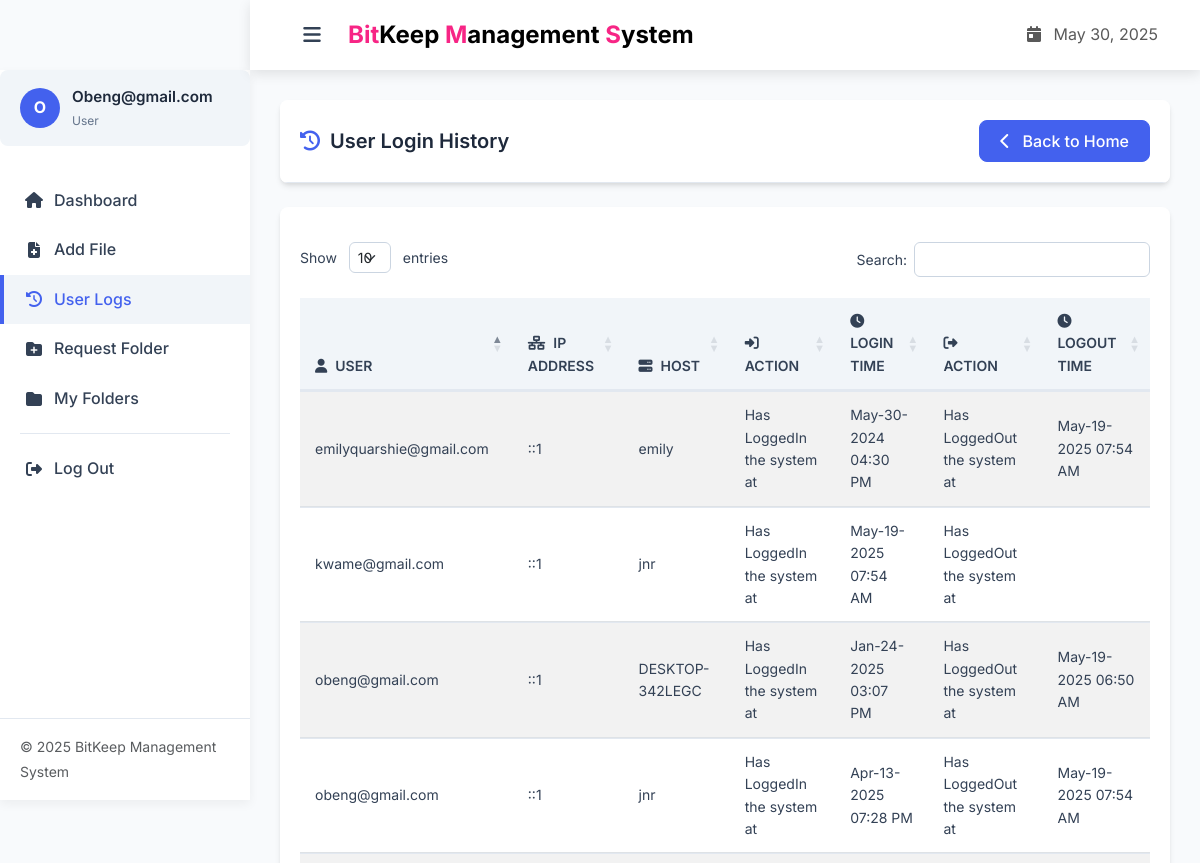
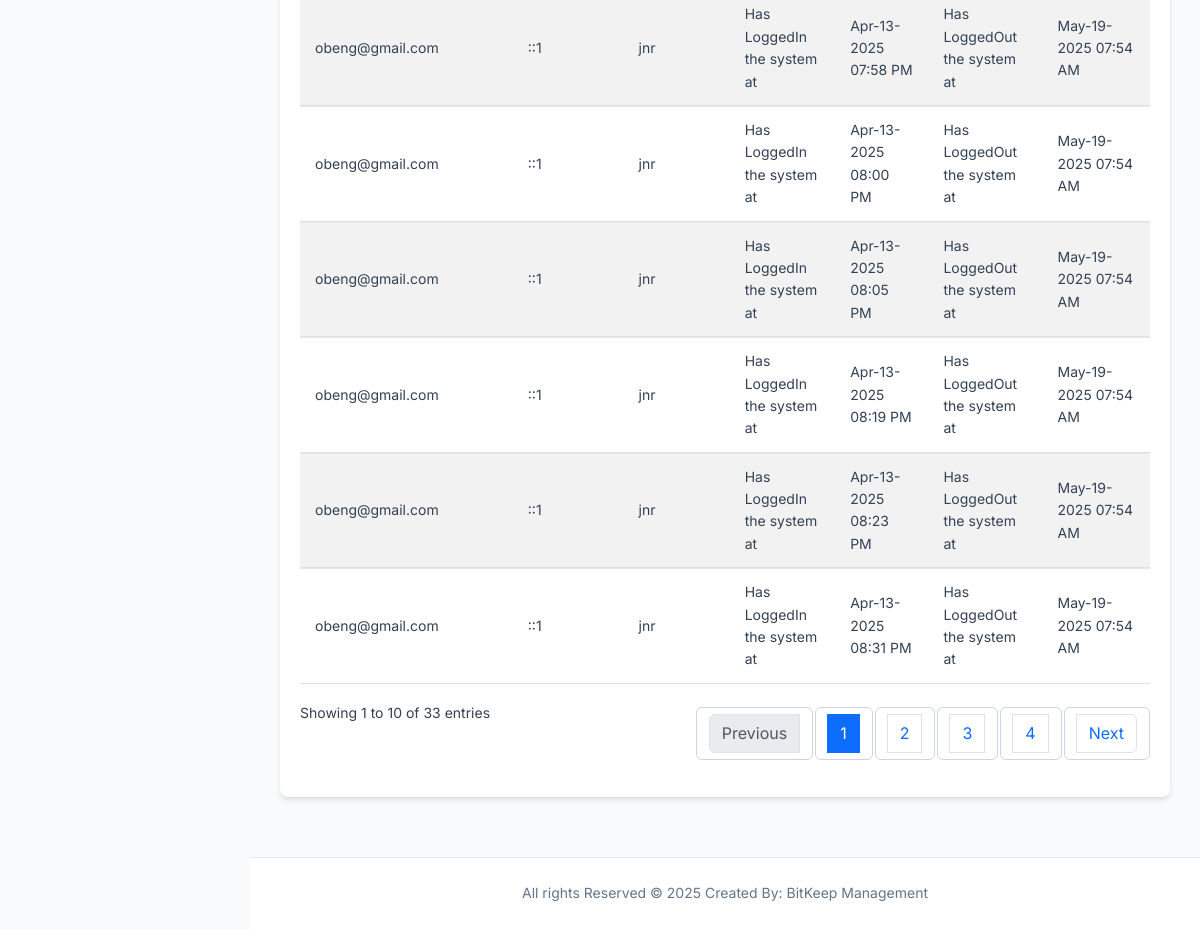
Page /private_user/history_log.php (signed in) on the committed database (2 pictures, top to bottom).
### tables this page shows
CREATE TABLE `history_log` (
  `log_id` int(11) NOT NULL,
  `id` int(11) NOT NULL,
  `email_address` text NOT NULL,
  `action` varchar(100) NOT NULL,
  `actions` varchar(200) NOT NULL DEFAULT 'Has LoggedOut the system at',
  `ip` text NOT NULL,
  `host` text NOT NULL,
  `login_time` varchar(200) NOT NULL,
  `logout_time` varchar(200) NOT NULL
);

### private_user/history_log.php (the view, shortened to what this page needs)
<?php
require_once("include/connection.php");
$id = mysqli_real_escape_string($conn,$_SESSION['email_address']);
$r = mysqli_query($conn,"SELECT * FROM login_user where id = '$id'") or die (mysqli_error($conn));
$row = mysqli_fetch_array($r);
$id=$row['email_address'];
$user_avatar = strtoupper(substr($id, 0, 1));
?>
<!DOCTYPE html>
<html lang="en">
<head>
  <link rel="stylesheet" href="https://cdnjs.cloudflare.com/ajax/libs/font-awesome/6.4.0/css/all.min.css">
  <link href="https://cdn.jsdelivr.net/npm/bootstrap@5.3.0/dist/css/bootstrap.min.css" rel="stylesheet">
  <link rel="stylesheet" type="text/css" href="https://cdn.datatables.net/1.13.6/css/dataTables.bootstrap5.min.css"/>
  <link rel="stylesheet" type="text/css" href="https://cdn.datatables.net/responsive/2.4.1/css/responsive.bootstrap5.min.css">
</head>
<body>
  <nav class="navbar navbar-expand-lg navbar-light">
    <div class="container-fluid">
      <button class="sidebar-toggle me-3" id="sidebarToggle">
        <i class="fas fa-bars"></i>
      </button>
      <span class="navbar-brand">
        <span class="highlight">Bit</span>Keep <span class="highlight">M</span>anagement <span class="highlight">S</span>ystem
      </span>
      <div class="d-flex ms-auto">
        <span class="navbar-text">
          <i class="fas fa-calendar-day me-2"></i> <?php echo date('F d, Y'); ?>
        </span>
      </div>
    </div>
  </nav>
  <div class="sidebar" id="sidebar">
    <div class="user-info">
      <div class="user-avatar">
        <?php echo $user_avatar; ?>
      </div>
      <div class="user-details">
        <div class="user-name"><?php echo ucwords(htmlentities($id)); ?></div>
        <div class="user-role">User</div>
      </div>
    </div>
    <div class="sidebar-menu">
      <a href="home.php" class="sidebar-item">
        <i class="fas fa-home"></i> Dashboard
      </a>
      <a href="add_file.php" class="sidebar-item">
        <i class="fas fa-file-medical"></i> Add File
      </a>
      <a href="history_log.php" class="sidebar-item active">
        <i class="fas fa-history"></i> User Logs
      </a>
      <a href="request_folder.php" class="sidebar-item">
        <i class="fas fa-folder-plus"></i> Request Folder
      </a>
      <a href="user_dashboard.php" class="sidebar-item">
        <i class="fas fa-folder"></i> My Folders
      </a>
      <div class="sidebar-divider"></div>
      <a href="Logout.php" class="sidebar-item">
        <i class="fas fa-sign-out-alt"></i> Log Out
      </a>
    </div>
    <div class="sidebar-footer">
      <small class="text-muted">© <?php echo date('Y'); ?> BitKeep Management System</small>
    </div>
  </div>
  <div class="main-content">
    <div class="card mb-4">
      <div class="card-header">
        <h5 class="card-title">
          <i class="fas fa-history"></i> User Login History
        </h5>
        <a href="home.php" class="btn btn-primary">
          <i class="fas fa-chevron-left me-2"></i> Back to Home
        </a>
      </div>
    </div>
    <div class="card">
      <div class="card-body">
        <div class="table-responsive">
          <table id="dtable" class="table table-striped table-hover">
            <thead>
              <tr>
                <th><i class="fas fa-user me-2"></i>USER</th>
                <th><i class="fas fa-network-wired me-2"></i>IP ADDRESS</th>
                <th><i class="fas fa-server me-2"></i>HOST</th>
                <th><i class="fas fa-sign-in-alt me-2"></i>ACTION</th>
                <th><i class="fas fa-clock me-2"></i>LOGIN TIME</th>
                <th><i class="fas fa-sign-out-alt me-2"></i>ACTION</th>
                <th><i class="fas fa-clock me-2"></i>LOGOUT TIME</th>
              </tr>
            </thead>
            <tbody>
              <?php
                require_once("include/connection.php");
                $query = mysqli_query($conn,"SELECT * from history_log") or die (mysqli_error($conn));
                while($file=mysqli_fetch_array($query)){
                  $name = $file['email_address'];
                  $ip = $file['ip'];
                  $host = $file['host'];
                  $action = $file['action'];
                  $logintime = $file['login_time'];
                  $actions = $file['actions'];
                  $logouttime = $file['logout_time'];
              ?>
              <tr>
                <td><?php echo $name; ?></td>
                <td><?php echo $ip; ?></td>
                <td><?php echo $host; ?></td>
                <td><?php echo $action; ?></td>
                <td><?php echo $logintime; ?></td>
                <td><?php echo $actions; ?></td>
                <td><?php echo $logouttime; ?></td>
              </tr>
              <?php } ?>
            </tbody>
          </table>
        </div>
      </div>
    </div>
  </div>
  <footer class="footer">
    <p class="mb-0">All rights Reserved &copy; <?php echo date('Y'); ?> Created By: BitKeep Management</p>
  </footer>
</body>
</html>

### rows in the picture
history_log: email_address "emilyquarshie@gmail.com", ip "::1", host "emily", action "Has LoggedIn the system at", login_time "May-30-2024 04:30 PM", actions "Has LoggedOut the system at", logout_time "May-19-2025 07:54 AM"
history_log: email_address "obeng@gmail.com", ip "::1", host "DESKTOP-342LEGC", action "Has LoggedIn the system at", login_time "Jan-24-2025 03:07 PM", actions "Has LoggedOut the system at", logout_time "May-19-2025 06:50 AM"
history_log: email_address "obeng@gmail.com", ip "::1", host "jnr", action "Has LoggedIn the system at", login_time "Apr-13-2025 07:28 PM", actions "Has LoggedOut the system at", logout_time "May-19-2025 07:54 AM"
history_log: email_address "obeng@gmail.com", ip "::1", host "jnr", action "Has LoggedIn the system at", login_time "Apr-13-2025 07:58 PM", actions "Has LoggedOut the system at", logout_time "May-19-2025 07:54 AM"
history_log: email_address "obeng@gmail.com", ip "::1", host "jnr", action "Has LoggedIn the system at", login_time "Apr-13-2025 08:00 PM", actions "Has LoggedOut the system at", logout_time "May-19-2025 07:54 AM"
history_log: email_address "obeng@gmail.com", ip "::1", host "jnr", action "Has LoggedIn the system at", login_time "Apr-13-2025 08:05 PM", actions "Has LoggedOut the system at", logout_time "May-19-2025 07:54 AM"
history_log: email_address "obeng@gmail.com", ip "::1", host "jnr", action "Has LoggedIn the system at", login_time "Apr-13-2025 08:19 PM", actions "Has LoggedOut the system at", logout_time "May-19-2025 07:54 AM"
history_log: email_address "obeng@gmail.com", ip "::1", host "jnr", action "Has LoggedIn the system at", login_time "Apr-13-2025 08:23 PM", actions "Has LoggedOut the system at", logout_time "May-19-2025 07:54 AM"
history_log: email_address "obeng@gmail.com", ip "::1", host "jnr", action "Has LoggedIn the system at", login_time "Apr-13-2025 08:31 PM", actions "Has LoggedOut the system at", logout_time "May-19-2025 07:54 AM"
history_log: email_address "kwame@gmail.com", ip "::1", host "jnr", action "Has LoggedIn the system at", login_time "May-19-2025 07:54 AM", actions "Has LoggedOut the system at"

### other values in the picture
$user_avatar "O"
$id "Obeng@gmail.com"
